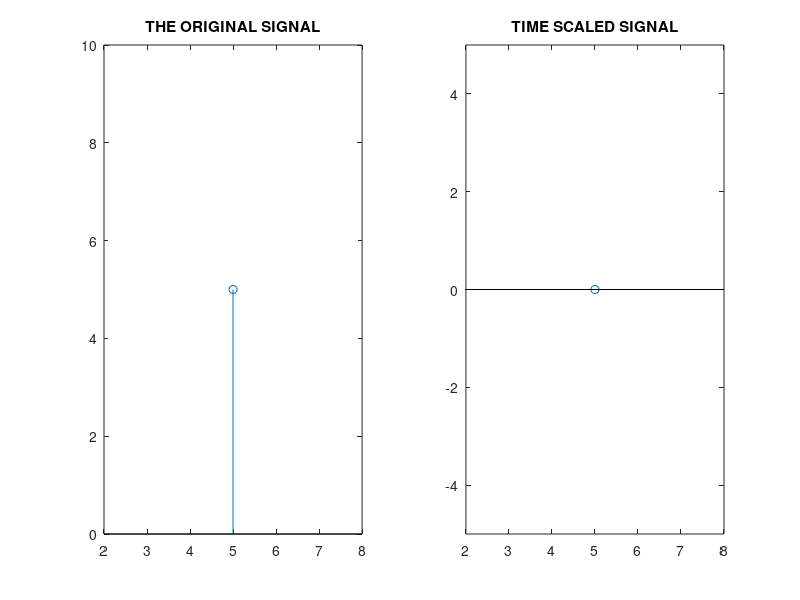

Source code (MATLAB):
clc;
clear all;
n1=input('\nENTER THE VALUE FOR n1   ');
n2=input('\nENTER THE VALUE FOR n2   ');
n=n1:1:n2;
m=numel(n);
e=n1;
disp(' ');
disp('\nENTER THE SEQUENCE');
for i=1:1:m
    fprintf('x[%d]  ',e);
      x(i)=input('');
      e=e+1;
end
subplot(1,2,1);
n=n1:n2;
stem(n,x);
title('THE ORIGINAL SIGNAL');
axis([n1-3 n2+3 min(x)-5 max(x)+5]);
a=input('ENTER THE SCALING FACTOR  ');
z=1;
s=n1*a;
for i=1:m
    if((s>=n1) && (s<=n2))
        y(i)=x(z)
        z=z+a;
    else 
        y(i)=0
    end
    s=s+a;
end
subplot(1,2,2);
n=n1:n2
stem(n,y);
title('TIME SCALED SIGNAL');
axis([n1-3 n2+3 min(y)-5 max(y)+5]);


        